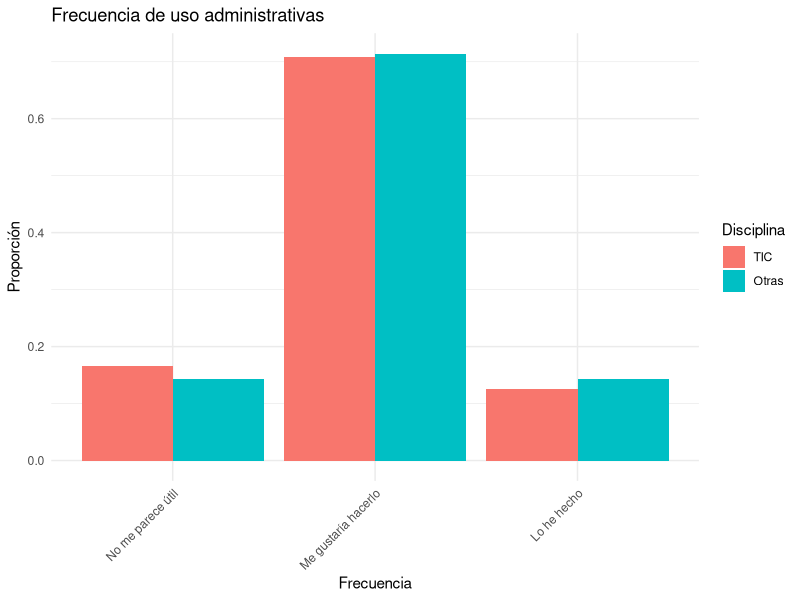
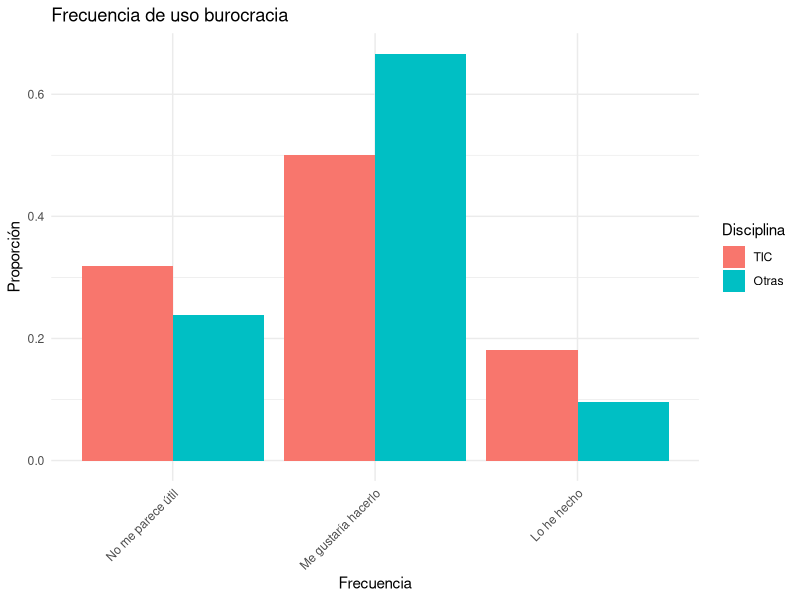
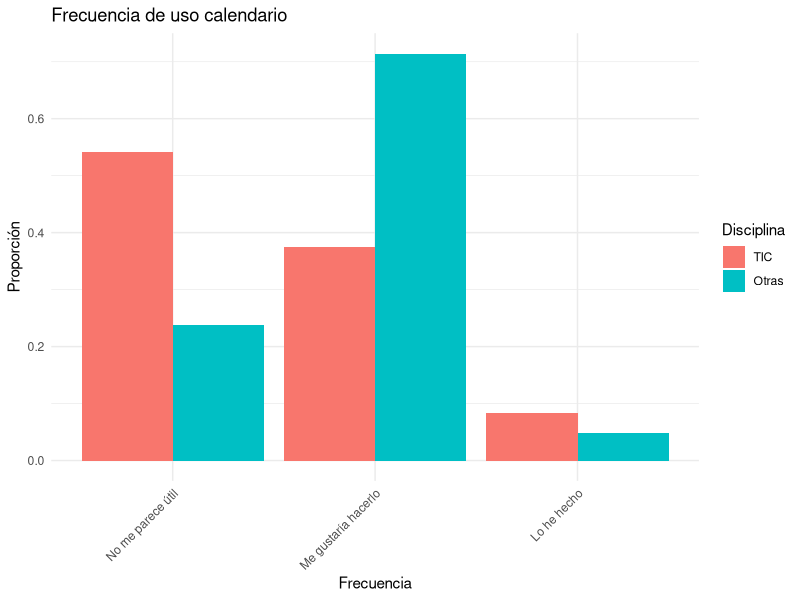
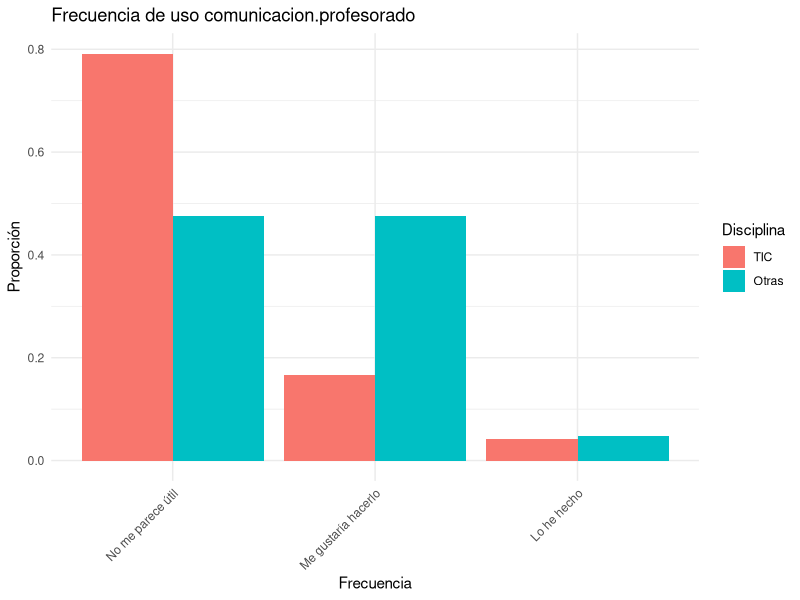
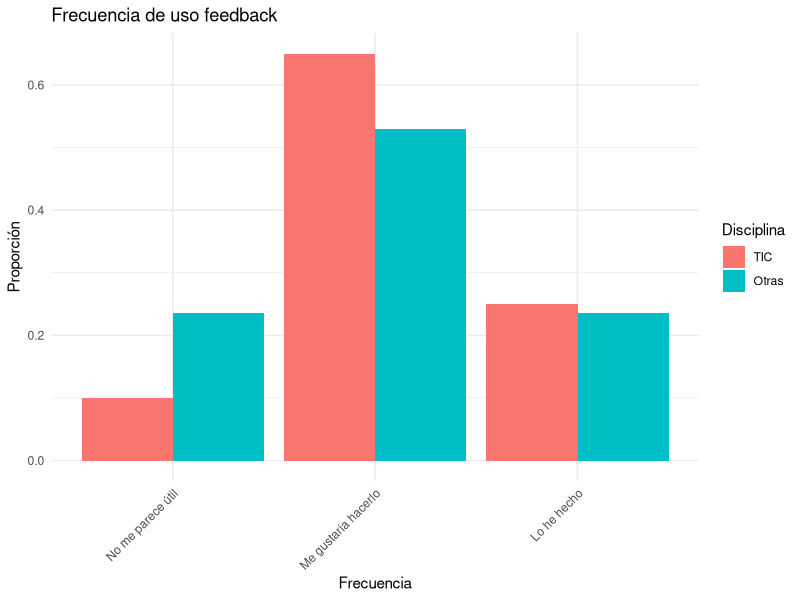
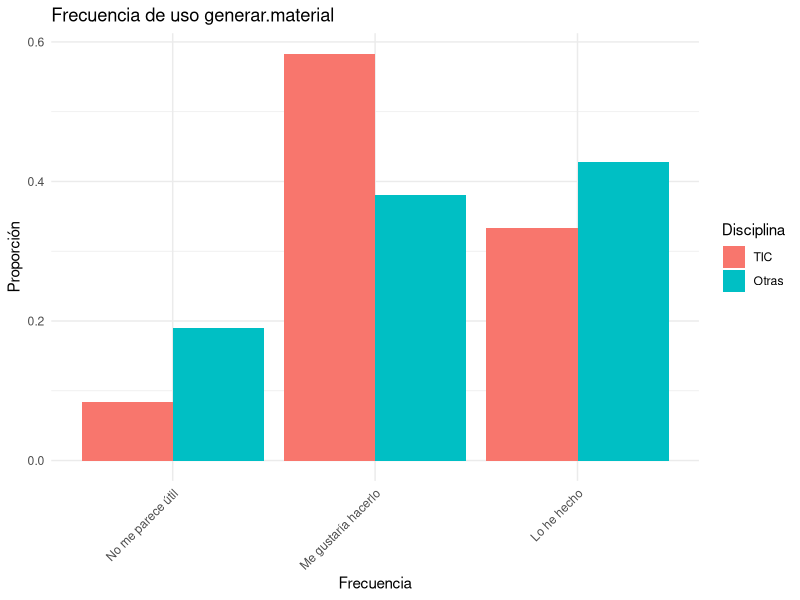
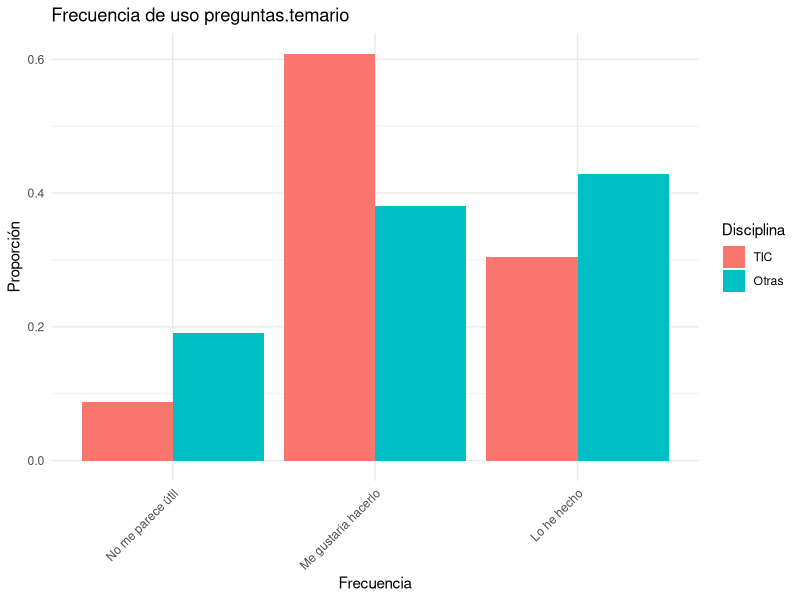
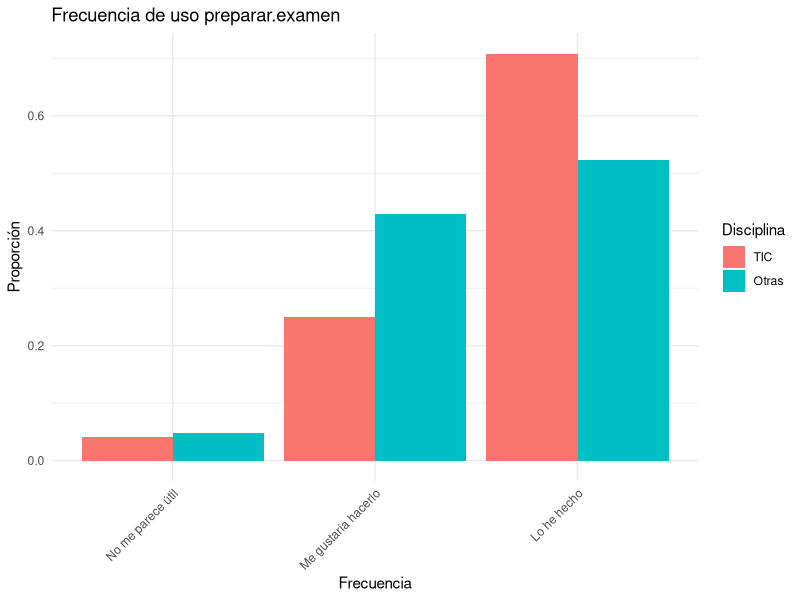

Here is the R script that generated these plots, in order:
library(ggplot2)
library(dplyr)
library(tidyr)

frecuencias_data <- read.csv("data/frecuencias-uso-docentes.csv", header = TRUE, na.strings="", sep = ";")

columnas <- strsplit("administrativas;burocracia;calendario;comunicacion-profesorado;feedback;generar-material;preguntas-temario;preparar-examen;profesor-particular;resumen;traduccion", ";")

for ( i in columnas[[1]] ) {
  i <- gsub("-", ".", i)
  frecuencias_uso_data  <-  data.frame(Disciplina = frecuencias_data$Disciplina,
                                       frecuencias_data[i]) %>% drop_na()

  porcentajes_data <-  frecuencias_uso_data %>% group_by(Disciplina,.data[[i]]) %>%
  summarise(Número = n()) %>%
  mutate(Proporción = Número / sum(Número))

  porcentajes_data$Frecuencia <- factor(porcentajes_data[[i]],
                                      levels = c("No me parece útil", "Me gustaría hacerlo", "Lo he hecho"))
  porcentajes_data$Disciplina <- factor(porcentajes_data$Disciplina,
                                        levels = c("TIC",
                                                   "Otras")
  )

  ggplot(porcentajes_data, aes(x=Frecuencia, fill=Disciplina, y = Proporción)) +
    geom_bar( stat="identity", position="dodge") +
    labs(title=paste0("Frecuencia de uso ",i), x="Frecuencia", y="Proporción") +
    theme_minimal() +
  theme(axis.text.x = element_text(angle = 45, hjust = 1))
  ggsave(paste0("figures/frecuencias-uso-docentes",i, ".png"), width = 10, height = 6)

  frecuencia_tabla <- table( unname(unlist(frecuencias_data[i])), frecuencias_data$Disciplina)
  chisq_frecuencia <- chisq.test(frecuencia_tabla)
  print( chisq_frecuencia$p.value)
  if ( chisq_frecuencia$p.value < 0.05 ) {
    cat("✅ La prueba de chi-cuadrado indica que hay una diferencia significativa en la frecuencia de uso de 📈", i, "📈 con p-value ", chisq_frecuencia$p.value,"\n")
  }
}

